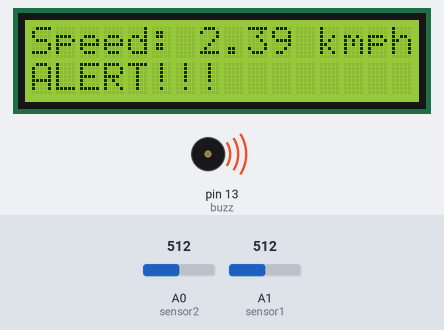
A sketch run on a simulated Arduino Uno, built with avr-gcc and run on an emulated ATmega328P. Parts: 16×2 character LCD, buzzer (waves = sounding, pin HIGH). The inputs (shaded band) are chosen by the test bench; at power-on: A1 (sensor1) = 512, A0 (sensor2) = 512.

Above: at 1.2 s.
1.3 s: A1 (sensor1) set to 716
4.3 s: A1 (sensor1) set to 511
At 5.2 s:
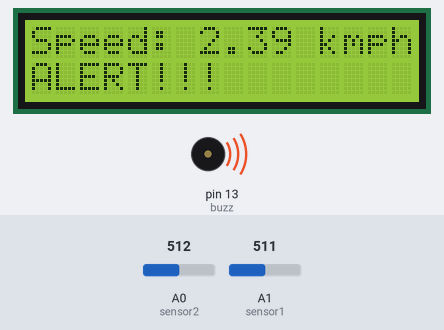
At 6.1 s:
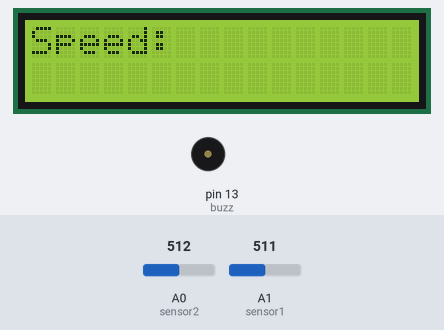
Timing chart, 0 to 7.6 s (numbered marks = the images above; inputs shaded):
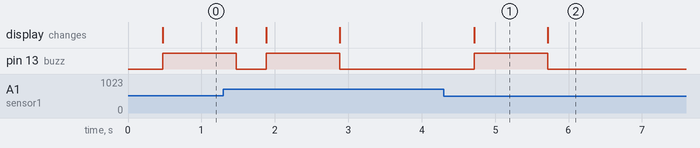

The sketch:

objectSpeedChecker.ino
```cpp
/*
  Object Speed Checker

  Calculates Speed of an object and displays it on LCD.

  modified 18 Nov 2017
  by Vaibhav Agrawal

*/

#include <LiquidCrystal.h>

const int rs = 12, en = 11, d4 = 5, d5 = 4, d6 = 3, d7 = 2;
LiquidCrystal lcd(rs, en, d4, d5, d6, d7);

//Initialise the present val and prev val of the IR pair
int present_state=0;
int prev_state=1;

//Initialize the IR sensor pins
int sensor1 = A1;
int sensor2 = A0;

//Initialize the final speed
float sped = 0.0;

// Initialize the IR pair values
int ldr1_val = 850;
int ldr2_val = 850;

int val = 1;                   //used for controlling unnecessary running of loop.
int buzz = 13;                 //piezo buzzer to digital pin 13
//We used LED instead of buzzer
float sped_limit = 1.00;       //Threshold speed of an obstacle i.e. 1 kmph.
int limit = 800;               //Threshold range of IR Pair when obstacle crosses it

//Initialize variables for calculating time

long int time3 = 0;
long int time1, time2;
void setup()
{
  lcd.begin(16, 2);
  //Serial.begin(300);         //setting serial monitor at a baud rate of 300 (for slow communication).

  //define pin mode for input pins
  pinMode(sensor1, INPUT);
  pinMode(sensor2, INPUT);

  pinMode(buzz, OUTPUT);       //define pin mode for buzzer
  digitalWrite(buzz, LOW);     //set the buzzer in off mode (initial condition)

  lcd.print("Speed: ");
}

void loop()
{
  ldr1_val = analogRead(sensor1);
  ldr2_val = analogRead(sensor2);
  if (ldr1_val <= limit && val == 1)
  {
    lcd.clear();
    lcd.print("Speed: ");
    present_state=ldr1_val;
    val = 0;
    time1 = millis();               //Stores time at the moment when object crosses IR Pair 1.
    delay(200);

  }

  if (ldr2_val <= limit && prev_state!=present_state)
  {
    delay(200);
    time2 = millis();               //Stores time at the moment when object crosses IR Pair 2.
    time3 = (time2 - time1);
    sped = 954.0 / time3;           //As speed = distance/time. Note: Distance b/w IR Pairs is taken 26 cm.
    lcd.clear();                    //Clears the LCD screen.
    lcd.print("Speed: ");
    lcd.print(sped);
    lcd.println(" kmph");           //Displays "Speed: sped kmph"

    if (sped <= sped_limit)         //If obstacle is nearer than the Threshold range
    {
      digitalWrite(buzz, LOW);      //LED will be in OFF state
      delay(20);
    }
    else if (sped > sped_limit)     //If obstacle is not in Threshold range
    {
      lcd.setCursor(0,1);
      lcd.print("ALERT!!!");        //Displays alert!!! when object is overspeed.
      digitalWrite(buzz, HIGH);     //LED will be in ON state
      delay(1000);
      digitalWrite(buzz, LOW);      //LED will be in OFF state after a delay of 1 second
    }
    prev_state=present_state;
  }
  val = 1;
}
```

Measured:
- after the input at 4.3 s, pin 13 (buzz): LOW → HIGH after 0.42 s, → LOW 1.0 s later; the display: changes after 0.42 s (image 1)
- what the display in image 1 shows lasts 1.0 s, from 4.7 s to 5.7 s
